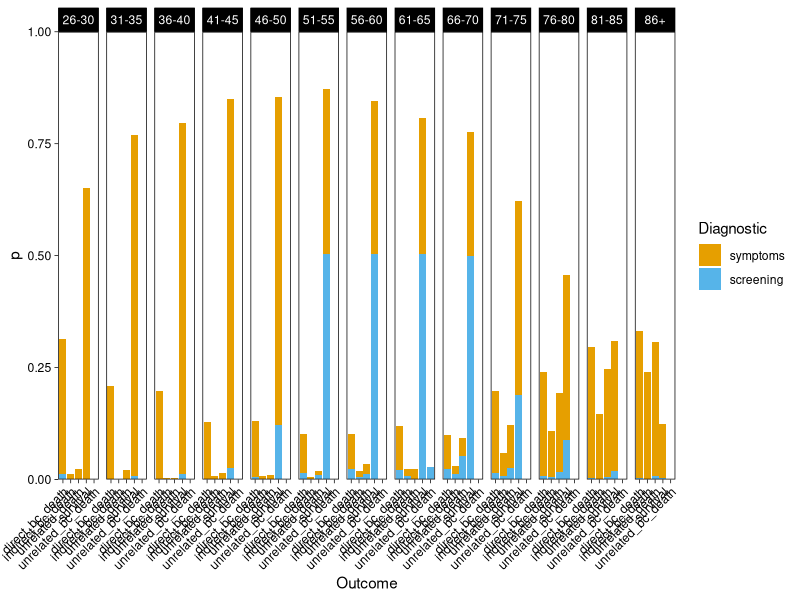
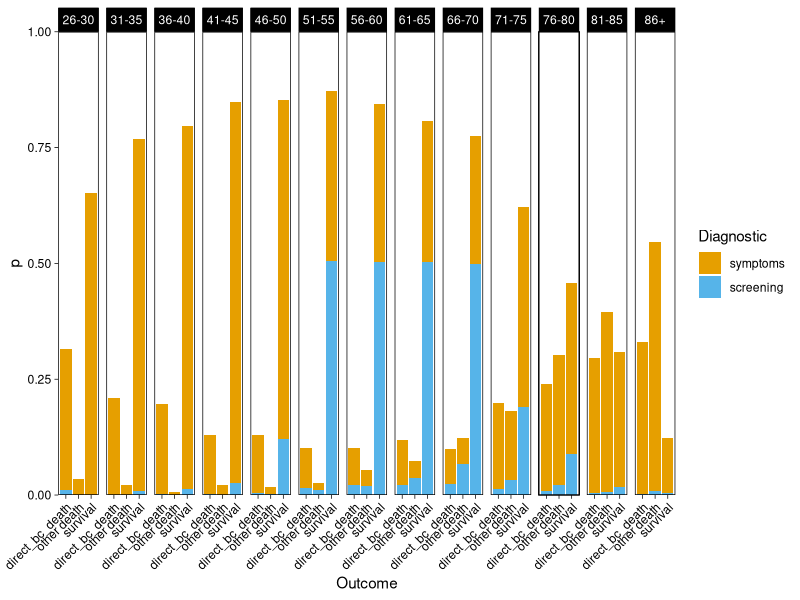
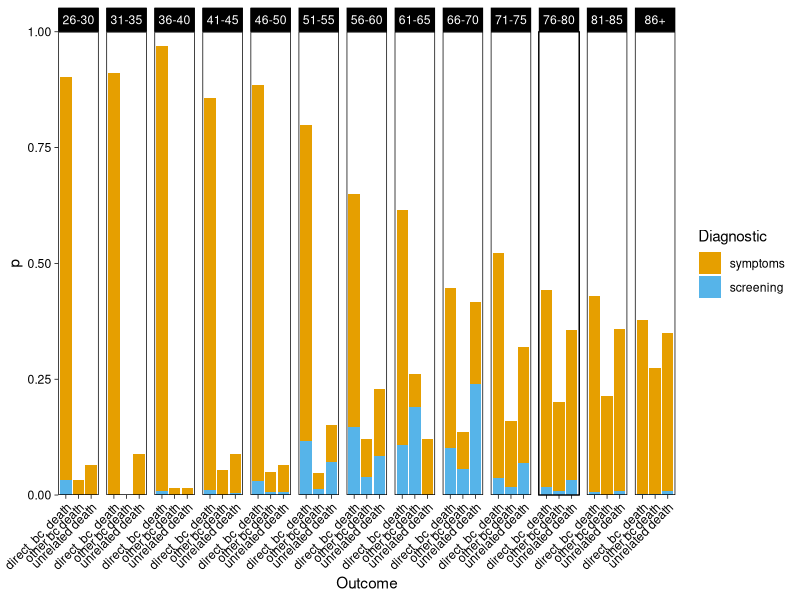
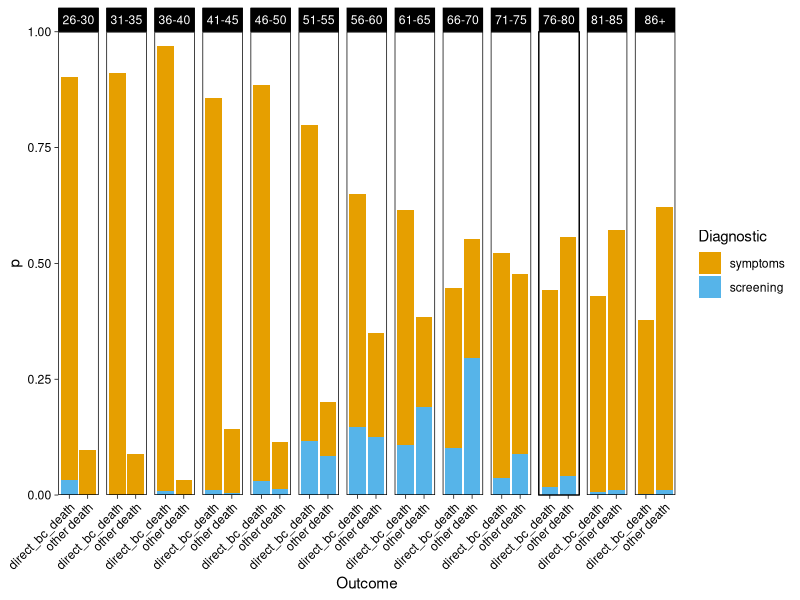
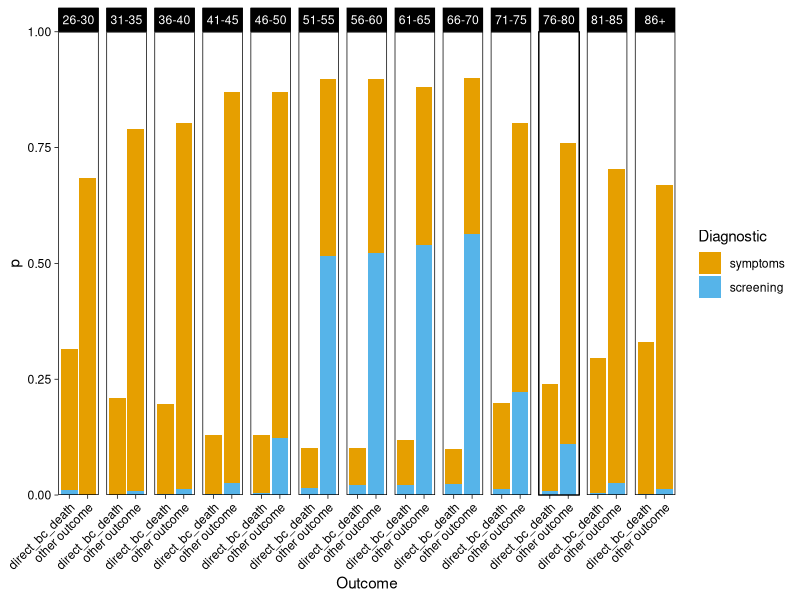
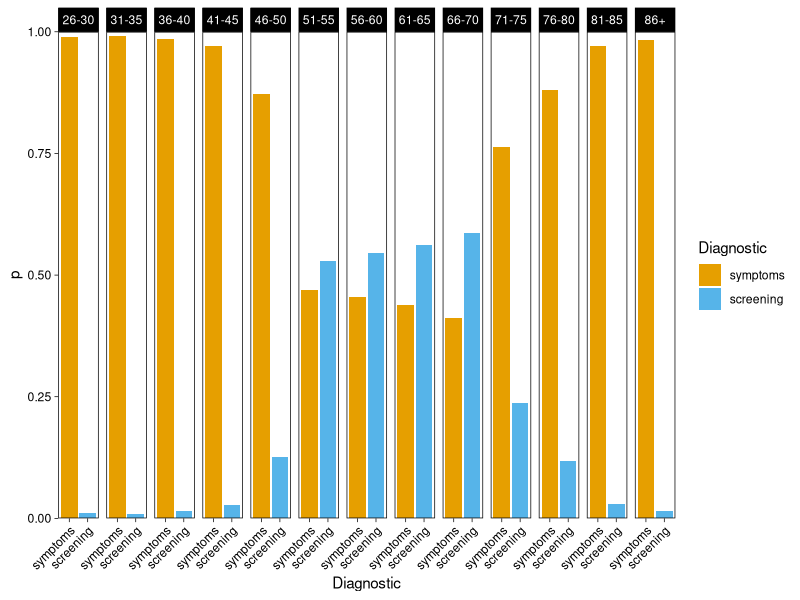
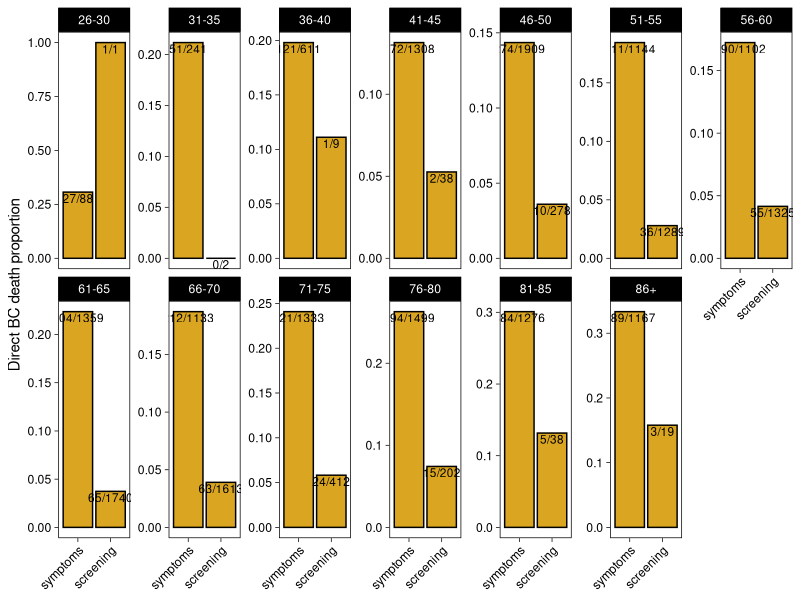
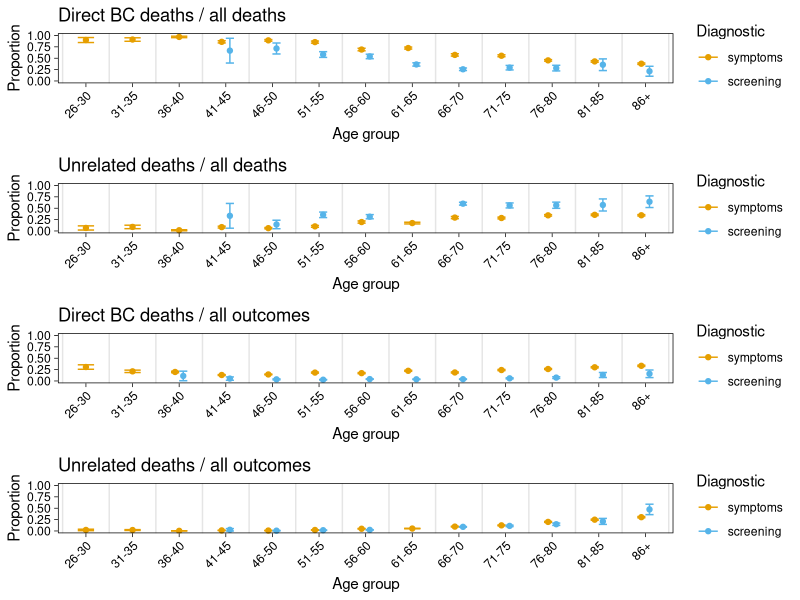

Reproduce these figures in R, in order.
## ---- chunk 1
knitr::opts_chunk$set(echo = FALSE, cache=TRUE)
library(tidyverse)
library(cowplot)
library(knitr)
library(kableExtra)
cbPalette <- c("#E69F00", "#56B4E9", "#009E73", "#F0E442", "#0072B2", "#D55E00", "#CC79A7")
## ---- chunk 2
myKable <- function(df, row.names=FALSE, col.names=NA, digits=2, bootstrap="condensed", font.size=12, label=NULL) {
  kable(df, format="html", row.names=row.names, col.names=col.names, digits=digits, label=label) %>% kable_styling(bootstrap_options=bootstrap, full_width=FALSE, position="left", font_size=font.size)
}
N <- function(n) prettyNum(n, big.mark = ",")
## ---- chunk 3
dat <- read_tsv("surv.txt", col_types = cols()) %>% 
  rename(Diagnostic = "Diagnostic route") %>% 
  mutate(Outcome = tolower(Outcome)) %>% 
  filter(Diagnostic != "other" & Age != "16-20" & Age != "21-25") %>% 
  mutate(Diagnostic = recode(Diagnostic, "sympto" = "symptoms", "screen" = "screening")) %>% 
  mutate_at(vars(Outcome, Diagnostic, Age), as_factor)

sdat <- dat %>% group_by(Outcome, Diagnostic, Age) %>%
  tally %>%
  ungroup %>% 
  separate(Age, c("start", "end"), remove=FALSE) %>% 
  mutate(end = ifelse(end == "", "90", end)) %>% 
  mutate_at(vars(start, end), as.numeric) %>% 
  mutate(Midage = (start - 1 + end)/2) %>% 
  select(-start, -end)
## ---- chunk 4
sdat %>% select(Age, Diagnostic, Outcome, n) %>% 
  arrange(Age, Diagnostic, Outcome) %>% 
  myKable %>% scroll_box(width="300px", height="400px")
## ---- chunk 5
plotData <- function(d, what="Outcome") {
 d %>% 
  group_by(Age) %>% 
  mutate(p = n / sum(n)) %>% 
  ungroup %>% 
ggplot(aes_string(x=what, y="p")) +
  theme_linedraw() +
  geom_col(aes(fill=Diagnostic)) +
  facet_wrap(~Age, ncol=13) +
  scale_fill_manual(values = cbPalette) +
  theme(axis.text.x = element_text(angle=45, hjust=1), panel.grid = element_blank()) +
  scale_y_continuous(expand=c(0,0), limits=c(0,1))
}
## ---- chunk 6
sdat %>% 
  plotData
## ---- chunk 7
sdat %>% 
  mutate(Outcome = recode(Outcome,
                          "indirect_bc_death" = "other death",
                          "unrelated_bc_death" = "other death",
                          "unrelated_death" = "other death")) %>% 
  plotData
## ---- chunk 8
sdat %>% 
  filter(Outcome != "survival") %>% 
  mutate(Outcome = recode(Outcome,
                          "indirect_bc_death" = "other bc death",
                          "unrelated_bc_death" = "other bc death",
                          "unrelated_death" = "unrelated death")) %>% 
  plotData
## ---- chunk 9
sdat %>% 
  filter(Outcome != "survival") %>% 
  mutate(Outcome = recode(Outcome,
                          "indirect_bc_death" = "other death",
                          "unrelated_bc_death" = "other death",
                          "unrelated_death" = "other death")) %>% 
  plotData
## ---- chunk 10
sdat %>% 
  mutate(Outcome = recode(Outcome,
                          "indirect_bc_death" = "other outcome",
                          "unrelated_bc_death" = "other outcome",
                          "unrelated_death" = "other outcome",
                          "survival" = "other outcome")) %>% 
  plotData
## ---- chunk 11
sdat %>% 
  plotData(what = "Diagnostic")
## ---- chunk 12
plotScreen <- function(d) {
  d %>% 
    group_by(Age, Outcome) %>% 
    summarise(s = sum(n[Diagnostic == "screen"]), tot = sum(n), p = s / tot) %>% 
    ungroup %>% 
ggplot(aes(x=Outcome, y=p)) +
  theme_linedraw() +
  geom_col() +
  facet_wrap(~Age, ncol=13, scales = "free_y") +
  scale_fill_manual(values = cbPalette) +
  theme(axis.text.x = element_text(angle=45, hjust=1), panel.grid = element_blank()) +
    labs(x=NULL, y="Screen proportion")
}
## ---- chunk 13
plotDeath <- function(d) {
  d %>% 
    mutate(Diagnostic = recode(Diagnostic, "sympto" = "unscreened", "other" = "unscreened")) %>% 
    group_by(Age, Diagnostic) %>% 
    summarise(s = sum(n[Outcome == "direct_bc_death"]), tot = sum(n), f = tot - s, p = s / tot) %>%
    mutate(lab = paste0(s, "/", tot)) %>% 
    ungroup %>% 
  ggplot(aes(x=Diagnostic, y=p)) +
    theme_linedraw() +
    geom_col(fill="goldenrod", colour="black") +
    facet_wrap(~Age, ncol=7, scales = "free_y") +
    scale_fill_manual(values = cbPalette) +
    theme(axis.text.x = element_text(angle=45, hjust=1), panel.grid = element_blank()) +
    labs(x=NULL, y="Direct BC death proportion") +
    geom_text(aes(label = lab), vjust=1.2, size=3)
}
## ---- chunk 14
sdat %>% 
  plotDeath
## ---- chunk 15
findOutcomeProportion <- function(d, value, others) {
  ds <- d %>% 
    group_by(Diagnostic, Age) %>% 
    summarise(s = sum(n[Outcome == value]), f = sum(n[Outcome %in% others]), n = s + f,  p = s / n, Midage = Midage[1]) %>%
    filter(s > 0 & f > 0) %>% 
    ungroup
  
  properr <- ds %>%
    mutate(row = row_number()) %>% 
    group_by(row) %>%
    do({
      ci <- prop.test(.$s, .$n)$conf.int
      se <- sqrt(.$p * (1 - .$p) / .$n)
      tibble(p_lo = ci[1], p_up = ci[2], se = se)
    }) %>% 
    ungroup
  
  bind_cols(ds, select(properr, p_lo, p_up, se))
}

plotOutcomeProportion <- function(d, value, others, tit=NULL, err="se") {
  if(is.null(tit)) tit <- paste(value, "proportion")
  pd <- position_dodge(width=0.35)
  d <- d %>% 
    findOutcomeProportion(value, others)
  if(err == "se") {
    d <- d %>% mutate(p_lo = p - se, p_up = p + se)
  }
  ggplot(d, aes(x=Age, y=p, group=Diagnostic, colour = Diagnostic)) +
    theme_linedraw() +
    theme(panel.grid = element_blank(), axis.text.x=element_text(angle=45, hjust=1)) +
    geom_errorbar(aes(x=Age, ymin=p_lo, ymax=p_up, colour=Diagnostic), width=0.35, position=pd) +
    geom_point(size=1.5, position=pd) +
    geom_vline(xintercept = seq(0.5,20,1), colour="grey90") +
    labs(x = "Age group", y = "Proportion", title=tit) +
    scale_colour_manual(values = cbPalette) +
    scale_y_continuous(limits=c(0,1))
}
## ---- chunk 16
cases <- list(
  `1` = list(value = "direct_bc_death",
             others = c("indirect_bc_death", "unrelated_death", "unrelated_bc_death"),
             name = "Direct BC deaths / all deaths"),
  `2` = list(value = "unrelated_death",
             others = c("indirect_bc_death", "direct_bc_death", "unrelated_bc_death"),
             name = "Unrelated deaths / all deaths"),
  `3` = list(value = "direct_bc_death",
             others = c("indirect_bc_death", "unrelated_death", "unrelated_bc_death", "survival"),
             name = "Direct BC deaths / all outcomes"),
  `4` = list(value = "unrelated_death",
             others = c("indirect_bc_death", "direct_bc_death", "unrelated_bc_death", "survival"),
             name = "Unrelated deaths / all outcomes")
)
## ---- chunk 17
map(cases, function(case) {
  plotOutcomeProportion(sdat, value = case$value, others = case$others, tit = case$name)   
}) %>% 
  plot_grid(plotlist = ., ncol=1)  
## ---- chunk 18
chi2Comparison <- function(d, value, others) {
  P <- d %>% 
    findOutcomeProportion(value, others) %>% 
    select(Age, Diagnostic, p, se) %>% 
    group_split(Diagnostic)
  cx <- inner_join(P[[1]], P[[2]], by="Age") %>% 
    mutate(se2 = se.x^2 + se.y^2, chi2 = (p.x - p.y)^2 / se2)
  chi2 <- sum(cx$chi2)
  dof <- nrow(cx) - 1
  p <- 1 - pchisq(chi2, dof)
  list(chi2 = chi2, dof = dof, p = p)
}
## ---- chunk 19
map_df(cases, function(case) {
  cs <- chi2Comparison(sdat, value = case$value, others = case$others)
  tibble(Group = case$name, chi2 = cs$chi2, p = cs$p)
}) %>% 
  mutate_at(vars(chi2, p), ~signif(.,3)) %>% mutate_at(vars(chi2, p), as.character) %>% 
  myKable()
## ---- chunk 20
fitPoly <- function(d, value, others, ...) {
  d %>% 
    findOutcomeProportion(value, others) %>% 
    select(x=Midage, y=p, se, Diagnostic) %>% 
    group_split(Diagnostic) %>% 
    map_df(function(w) {
      m <- nls(y ~ A + B*x + C*x^2 + D*x^3, start=list(A=0.2, B=0, C=0, D=0), weights=1/se^2, data=w)
      xd <- tibble(x=seq(min(w$x),max(w$x),1))
      tibble(Diagnostic=w$Diagnostic[1], x=xd$x, y=predict(m, xd))
    })
}

plotFitData <- function(d, value, others, FITFUN=fitPoly, ..., tit=NULL, with.smooth=FALSE, min.age=35, max.y=1, level=0.95) {
  if(is.null(tit)) tit <- paste(value, "proportion")
  
  dat <- d %>% 
    findOutcomeProportion(value, others)
  
  g <- ggplot(data=dat, aes(x=Midage, y=p, group=Diagnostic, colour = Diagnostic)) +
    theme_linedraw() +
    theme(panel.grid = element_blank()) +
    geom_errorbar(aes(x=Midage, ymin=p_lo, ymax=p_up, colour=Diagnostic), width=0.2) +
    geom_point(size=1.5) +
    labs(x = "Age group", y = "Proportion", title=tit) +
    scale_colour_manual(values = cbPalette) +
    scale_y_continuous(limits=c(0,max.y))

  if(!is.null(FITFUN)) {
    mod <- FITFUN(d, value, others, ...)
    g <- g +   geom_line(data=mod, aes(x=x, y=y, colour=Diagnostic))
  }
  if(with.smooth) {
    g <- g + geom_smooth(data=filter(dat, Midage>min.age), method="lm", colour="black", size=0.5, level=level)
  }
  g
}
## ---- chunk 21
map(cases, function(case) {
  plotFitData(sdat, value = case$value, others = case$others, tit = case$name)   
}) %>%  
  plot_grid(plotlist = ., ncol=1) 
## ---- chunk 22
groupAge <- function(d) {
  d <- d %>% 
    mutate(Outcome = recode(Outcome, "unrelated_bc_death" = "unrelated_death")) %>% 
    group_by(Diagnostic, Outcome) %>% 
    summarise(n = sum(n)) %>% 
    ungroup %>% 
    group_by(Diagnostic) %>% 
    mutate(p = n / sum(n), tot = sum(n)) %>%
    ungroup

  err <- map_df(1:nrow(d), function(i) {
    r <- d[i, ]
    conf <- prop.test(r$n, r$tot, conf.level=0.95)$conf.int
    tibble(p_lo = conf[1], p_up = conf[2])
  })

  bind_cols(d, err)
}

d71 <- groupAge(filter(sdat, Midage > 71))
## ---- chunk 23
plotGroupAge <- function(d, what="count", pos="dodge", x="Diagnostic", group="Outcome") {
  d <- d %>%
    mutate(
      x = d[[x]],
      group = d[[group]],
      y = if(what == "count") n else p
    )

  if(pos == "stack") {
    max.y <- 1.05
  } else if(what == "count") {
    max.y <- max(d$y) * 1.03
  } else {
    max.y <- max(d$p_up) * 1.03
  }
  
  g <- ggplot(d, aes(x=x, y=y, group=group, fill=group)) +
    geom_col(position = pos, width=0.6, colour="grey30") +
    theme_linedraw() +
    theme(panel.grid.major.x = element_blank()) +
    scale_fill_manual(values=cbPalette) +
    scale_y_continuous(expand=c(0,0), limits=c(0, max.y)) +
    labs(x=NULL, y=what)
  if(pos == "dodge" & what == "proportion") {
    g <- g + geom_errorbar(aes(ymin=p_lo, ymax=p_up), position=position_dodge(width=0.6), width=0.2, colour="grey30")
  }
  g
}

plotGroupAge(d71, what="count")
plotGroupAge(d71, what="proportion")
plotGroupAge(d71, what="proportion", pos="stack")

dfi <- d71 %>% mutate(not_n = tot - n) %>% filter(Outcome == "unrelated_death")
ftab <- select(dfi, n, not_n) %>% as.matrix
ft <- fisher.test(ftab, alternative="greater")
## ---- chunk 24
plotAgeComparison <- function(d, ages=c("71-75", "76-80", "81-85", "86+"), what="proportion") {
  map(ages, function(age) {
    d %>% 
      filter(Age == age) %>% 
      groupAge %>% 
      plotGroupAge(what=what) +
        ggtitle(age) +
        theme(legend.position = "none")
  }) %>% 
    plot_grid(plotlist=., nrow=1)
}

plotAgeComparison(sdat, what="count")
plotAgeComparison(sdat, what="proportion")
## ---- chunk 25
plotOutcomeProportion(sdat, value = cases[[4]]$value, others = cases[[4]]$others, tit = cases[[4]]$name, err="ci") +
  coord_cartesian(ylim=c(0,0.46))
## ---- chunk 26
plotGroupAge(d71, what="proportion", x="Outcome", group="Diagnostic") + theme(axis.text.x = element_text(angle=45, hjust=1))
## ---- chunk 27
timeCourseFit <- function(d, value, others, min.age=35) {
 dx <- d %>%  
    findOutcomeProportion(value, others) %>% 
    select(x=Midage, y=p, se)
 m <- nls(y ~ Intercept + Slope*x, start=list(Intercept=1, Slope=-0.1), weights=1/se^2, data=dx)
 summary(m)$coefficients %>%
   as.data.frame %>%
   rownames_to_column(var="Parameter")
}

timeCourse <- function(d, value, others, min.age=35, tit=NULL, with.half=FALSE) {
  # fit time course with a linear function, using nls to include errors
  coef <- timeCourseFit(d, value, others, min.age=35)
  b0 <- coef$Estimate[1]
  b1 <- coef$Estimate[2]

  # find half time and its error, using inverse linear fit
  dx <- d %>%  
    findOutcomeProportion(value, others) %>% 
    select(x=Midage, y=p, se)
  f12 <- lm(x ~ y, data=dx)
  p12 <- predict(f12, tibble(y=0.5), se.fit = TRUE, level=0.95)
  
  halfx <- p12$fit
  halfx.err <- p12$se.fit
  
  xx <- c(min.age, 87.5)
  mod <- tibble(x = xx, y = b0 + xx * b1)
  g <- plotFitData(d, value, others, FITFUN=NULL, tit=tit) +
    geom_line(data=mod, aes(x=x, y=y), group=1, colour=1)
  if(with.half) {
    g <- g + 
      #geom_tile(x=halfx, width=halfx.err, y=0.5, height=0.5, fill="grey80") +
      geom_vline(xintercept = halfx, linetype = "dotted", colour="grey50")
  }
  list(plot=g, coef=coef, half=halfx, half.err=halfx.err)
}
## ---- chunk 28
d_sym <- sdat %>%
  filter(Diagnostic=="symptoms")
tc_sym <- timeCourse(d_sym, cases[[1]]$value, cases[[1]]$others, tit=cases[[1]]$name, with.half = TRUE)
tc_sym$plot
tc_sym$coef %>% mutate_at(vars(-Parameter), ~sprintf("%.3g", .)) %>% myKable
## ---- chunk 29
d_both <- sdat %>% 
  group_by(Age, Outcome) %>% 
  summarise(n = sum(n), Midage = Midage[1]) %>% 
  mutate(Diagnostic = "both")
tc_both <- timeCourse(d_both, cases[[1]]$value, cases[[1]]$others, tit=cases[[1]]$name)
tc_both$plot 
tc_both$coef %>% mutate_at(vars(-Parameter), ~sprintf("%.3g", .)) %>% myKable
